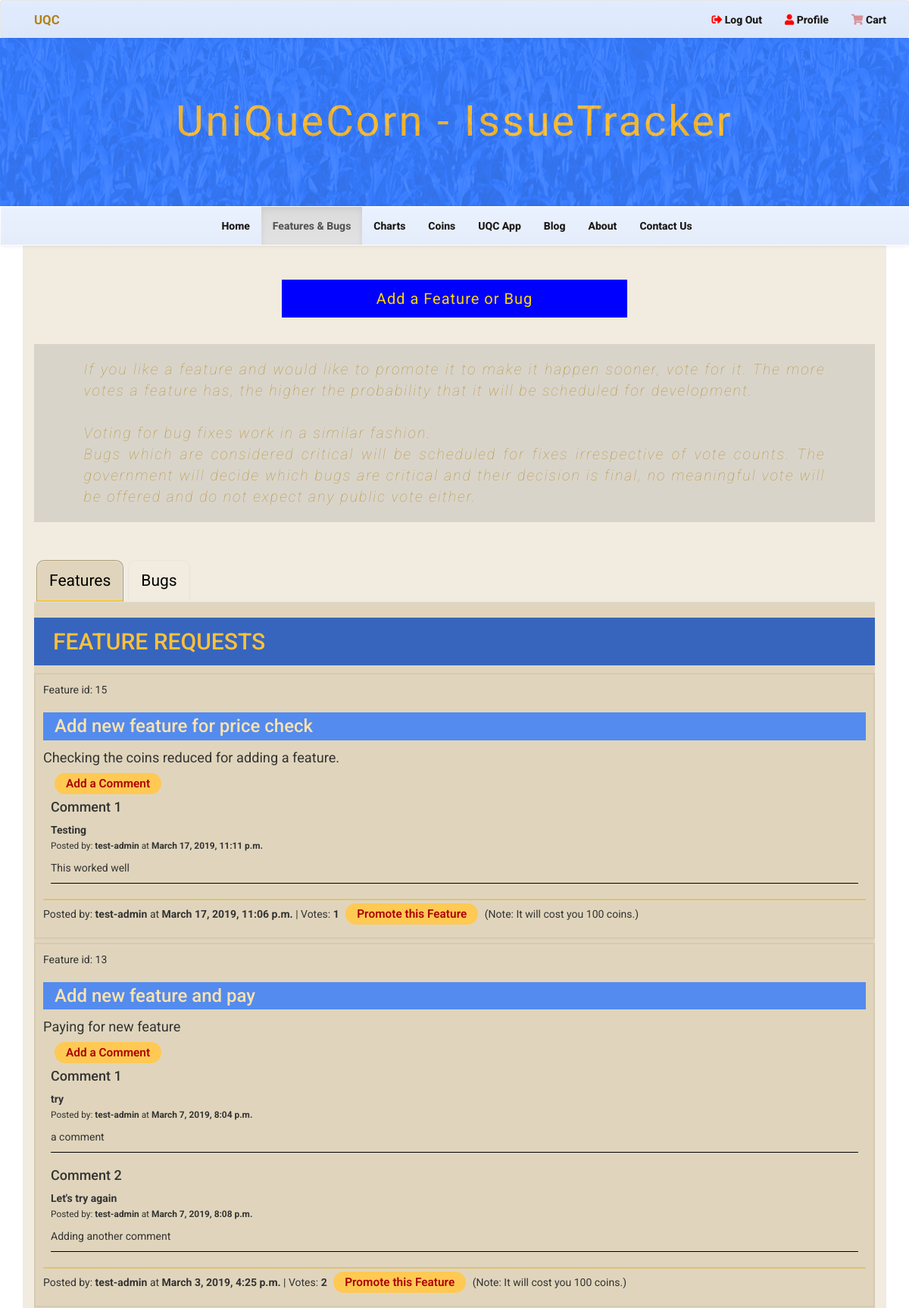
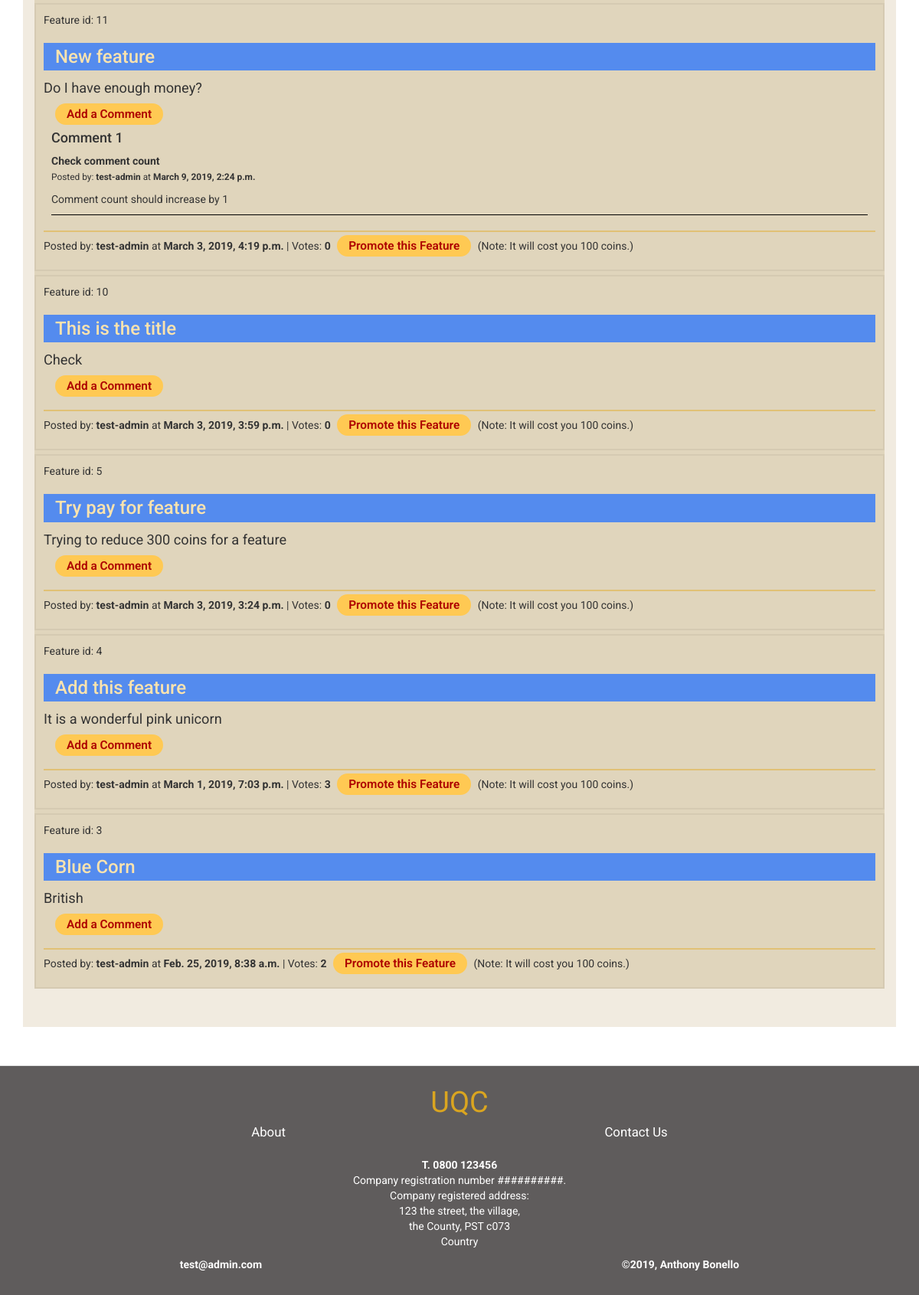
The page /issues/ (signed in) on the database its author committed (2 pictures, top to bottom).
### issuetracker/models.py (models this page shows, shortened)
class Issue(models.Model):
    suggestion_choices = ((True, 'Feature'), (False, 'Bug Fix'))
    is_feature = models.BooleanField(blank=False, default=False, choices=suggestion_choices)
    title = models.CharField(max_length=100, blank=False)
    description = models.TextField()
    posted_by = models.CharField(max_length=50)
    votes = models.IntegerField(default=0)
    comments_count = models.IntegerField(default=0)
    date_time = models.DateTimeField(auto_now_add=True)
    class Meta:
        verbose_name_plural = "Issues"

class IssueComment(models.Model):
    issue = models.ForeignKey(Issue, on_delete=models.CASCADE, related_name='comment')
    subject = models.CharField(max_length=100, blank=False)
    comment = models.TextField()
    posted_by = models.CharField(max_length=50)
    date_time = models.DateTimeField(auto_now_add=True)

### issuetracker/views.py (the view)
# urls.py: url(r'^issues/', include(issuetracker_urls)),
@login_required()
def issues(request):
    allIssues = Issue.objects.all()
    feature_count = 0
    bug_count = 0
    for each in allIssues:
        if each.is_feature:
            feature_count += 1
        else:
            bug_count += 1
    return render(request, "issue_tracker.html", {'issues': allIssues, 'feature_count': feature_count, "bug_count": bug_count})

### cart/contexts.py (called while the page is built)
def cart_contents(request):
    cart = request.session.get('cart', {})
    cart_items = []
    total = 0
    product_count = 0
    coin_total = 0
    for id, quantity in cart.items():
        product = get_object_or_404(Product, pk=id)
        total += quantity * product.price
        product_count += quantity
        coin_total = quantity * 500
        cart_items.append({'id': id, 'quantity': quantity, 'product': product, 'coin_total': coin_total})
    return {'cart_items': cart_items, 'total': total, 'product_count': product_count, 'coin_total': coin_total}

### issuetracker/templates/issue_tracker.html (shortened to what this page needs)
{% extends "base.html" %}
{% block showcase %}
<div class="main-title">
    <div class="color-cover"></div>
    <div class="title">
        <h1>UniQueCorn - IssueTracker</h1>
    </div>
</div>
{% endblock showcase %}
{% block content %}
    <a id="link-add-issue" href="{% url 'add-issue' %}">Add a Feature or Bug</a>
    <p class="issue-promotion">If you like a feature and would like to promote it to make it happen sooner, vote for it. The more votes a feature has, the higher the probability that it will be scheduled for development.<br>
        <br>
    Voting for bug fixes work in a similar fashion.<br>
    Bugs which are considered critical will be scheduled for fixes irrespective of vote counts. The government will decide which bugs are critical and their decision is final, no meaningful vote will be offered and do not expect any public vote either.</p>
    <div id="features-bugs-tabs">
        <ul class="nav nav-tabs">
            <li class="active">
                <a href="#features-pane" data-toggle="tab">Features</a>
            </li>
            <li><a href="#bugs-pane" data-toggle="tab">Bugs</a>
            </li>
        </ul>
        <div class="tab-content ">
            <div class="tab-pane active" id="features-pane">
                {% if feature_count == 1 %}
                <h2> FEATURE REQUEST </h2>
                {% else %}
                <h2> FEATURE REQUESTS </h2>
                {% endif %}
                {% if feature_count == 0 %}
                <p>No features to display</p>
                {% else %}
                {% for each in issues reversed %}
                {% if each.is_feature %}
                <div class="issue-item">
                    <p>Feature id: {{ each.id }}
                    </p>
                    <h3> {{ each.title }}</h3>
                    <p class="feature-description"> {{ each.description }}</p>
                    <div class="comments-list">
                        <a class="link-add-comment" href="{% url 'add-comment'  issue_id=each.id %}">Add a Comment</a>
                        {% for item in each.comment.all %}
                        <div class="comment-item">
                            <h4>Comment {{ forloop.counter }}</h4>
                            <p class="comment-subject"><strong>{{item.subject}}</strong></p>
                            <p><small>Posted by: <strong>{{ item.posted_by }}</strong> at <strong>{{ item.date_time}}</strong></small>
                            </p>
                            <p>{{item.comment}}</p>
                        </div>
                        {% endfor %}
                    </div>
                    <hr class="hr-light">
                    <p>
                        Posted by: <strong>{{ each.posted_by }}</strong>
                        at <strong>{{ each.date_time}}</strong> | Votes: <strong>{{ each.votes }}</strong>
                        <a class="vote-link" href="{% url 'vote' issue_id=each.id %}">Promote this Feature</a> (Note: It will cost you 100 coins.)
                    </p>
                </div>
                {% endif %}
                {% endfor %}
                {% endif %}
            </div>
        </div>
    </div>
{% endblock %}

### static/css/styles.css (style rules this page uses)
body { margin: 0; padding: 0; overflow-x:hidden; font-family: 'Roboto', sans-serif; }
hr { border: 0; clear:both; display:block; width: 96%; background-color:#6c4d06; height: 1px; }
hr.hr-light { height: 2px; background-color:rgba(227, 173, 48, 0.5); width: 100%; margin-bottom: 7px; }
.main-title { position: relative; width: 100vw; }
.title { text-align: center; background-color: #397DFF; width: 100vw; }
.title h1 { color: #FFC139; font-size: 4em; font-family: 'Acme', sans-serif; letter-spacing: 3px; padding: 80px 0 80px 0; margin: 0; z-index: 50; }
.main-title .color-cover { background-image: url('/static/img/corn-leaves-canvas-small.jpg'); mix-blend-mode: luminosity; position: absolute; top: 0; left: 0; width: 100%; height: 100%; z-index: 0; -webkit-filter: opacity(10%); filter: opacity(10%); }
.issue-promotion { color: #a07800; font-size: 1.4em; font-weight: 100; padding: 20px 5%; padding: 20px calc(5% + 10px); font-style: italic; margin-top: 30px; margin-bottom: 50px; text-align: justify; letter-spacing: 2px; opacity: 0.7; background-color: rgba(0, 0, 0, 0.14); }
#features-bugs-tabs h2 { margin-top: 0; padding : 15px 25px; color: #FFC139; background-color: #3765bd; position: relative; }
#features-bugs-tabs h3 { color : #fbe3ae; background-color: #548bee; padding : 5px 15px; }
#features-bugs-tabs { border-radius: 5px 10px 0 0 ; }
#features-bugs-tabs li { border: 1px solid #e9e5dc; border-bottom: none; margin: 0 3px; border-radius: 10px 10px 0 0; }
#features-bugs-tabs li.active { background-color: #e0d5bc; border: 1px solid #b19f74; border-bottom: 2px solid #f8c83d; }
#features-bugs-tabs .tab-pane { padding-top: 20px; background-color: #e0d5bc; }
#features-bugs-tabs li.active a { background-color: #e0d5bc; }
#features-bugs-tabs li a { margin-right: 0; border-radius: 10px 10px 0 0; color: black; font-size: 1.5em; }
.feature-description, .bug-description { font-size: 1.3em; }
.comments-list { padding: 0 10px; }
.comment-item { border-bottom: 1px solid black; margin-bottom: 20px; }
.comment-subject { margin: 0; }
a#link-add-issue { position: absolute; top: 45px; left: 50%; transform: translateX(-50%); width: 80%; height: 50px; background-color: blue; padding: 15px 20px; color: gold; text-decoration: none; text-align: center; font-size: 20px; line-height: 20px; letter-spacing: 1px; }
@media screen and (min-width: 768px) { a#link-add-issue { width: 40%; height: 50px; padding: 15px 30px; font-size: 20px; line-height: 20px; letter-spacing: 1px; } }
.issue-item { border: 2px solid rgba(0, 0, 0, 0.05); margin-bottom: 5px; padding: 10px; }
.issue-item:last-of-type { margin-bottom: 50px; }
.vote-link { color: #ad0000; font-weight: 600; font-size: 1.1em; background-color: #FFC953; padding: 5px 15px; border-radius: 15px; margin: 0 5px; }
.link-add-comment { color: #ad0000; font-weight: 600; font-size: 1.1em; background-color: #FFC953; padding: 5px 15px; border-radius: 15px; margin: 0 5px; }

### rows shown on the page
Issue: id "15", title "Add new feature for price check", description "Checking the coins reduced for adding a feature.", posted_by "test-admin", date_time "March 17, 2019, 11:06 p.m.", votes "1"
IssueComment: subject "Testing", posted_by "test-admin", date_time "March 17, 2019, 11:11 p.m.", comment "This worked well"
Issue: id "13", title "Add new feature and pay", description "Paying for new feature", posted_by "test-admin", date_time "March 3, 2019, 4:25 p.m.", votes "2"
IssueComment: subject "try", posted_by "test-admin", date_time "March 7, 2019, 8:04 p.m.", comment "a comment"
IssueComment: subject "Let's try again", posted_by "test-admin", date_time "March 7, 2019, 8:08 p.m.", comment "Adding another comment"
Issue: id "11", title "New feature", description "Do I have enough money?", posted_by "test-admin", date_time "March 3, 2019, 4:19 p.m.", votes "0"
IssueComment: subject "Check comment count", posted_by "test-admin", date_time "March 9, 2019, 2:24 p.m.", comment "Comment count should increase by 1"
Issue: id "10", title "This is the title", description "Check", posted_by "test-admin", date_time "March 3, 2019, 3:59 p.m.", votes "0"
Issue: id "5", title "Try pay for feature", description "Trying to reduce 300 coins for a feature", posted_by "test-admin", date_time "March 3, 2019, 3:24 p.m.", votes "0"
Issue: id "4", title "Add this feature", description "It is a wonderful pink unicorn", posted_by "test-admin", date_time "March 1, 2019, 7:03 p.m.", votes "3"
Issue: id "3", title "Blue Corn", description "British", posted_by "test-admin", date_time "Feb. 25, 2019, 8:38 a.m.", votes "2"
